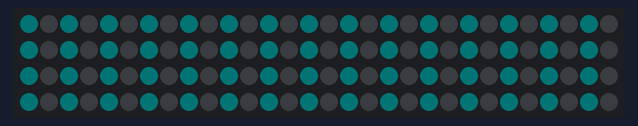
Recording of a sketch running on a simulated Arduino Uno, built with avr-gcc and run on an emulated ATmega328P. On the bench: 120 RGB LEDs in strip order, left to right, continuing on the next row. Dim RGB values are drawn brighter than linear; random numbers use the default seed unless the sketch sets one.

Above: at 1.16 s.

The sketch:

Leds_animados_v1.ino
```cpp
#include <Adafruit_NeoPixel.h>
#include <math.h>

// BOARD PIN configuration
#define PIN_PIXEL       6
#define PIN_START 12
#define PIN_ANIM 8
#define PIN_COLOR 9
#define PIN_INC_INT 10
#define PIN_DEC_INT 11

// PIEZO configuration
#define PIEZO_MIN_FREQ  100       //Buzzer minimum working frequency
#define PIEZO_MAX_FREQ  50000     //Buzzer maximum audible working frequency

// LED STRIP configuration
#define PIXEL_TOTAL           120              //Total number of pixels
#define PIXEL_MIN             0
#define PIXEL_MAX             (PIXEL_TOTAL-1) //Position of the last available pixel
#define PIXEL_MIN_INTENSITY   0
#define PIXEL_MAX_INTENSITY   255
#define PIXEL_INTENSITY       30              //Amount of light to provide to a pixel (from 0 to 255)

// General program configuration
#define TIME_DELAY     1000

// Global objects
Adafruit_NeoPixel strip = Adafruit_NeoPixel(PIXEL_TOTAL, PIN_PIXEL, NEO_GRB + NEO_KHZ800);

// Global variables
uint32_t BLACK  = strip.Color(PIXEL_MIN_INTENSITY, PIXEL_MIN_INTENSITY, PIXEL_MIN_INTENSITY);
uint32_t RED    = strip.Color(PIXEL_INTENSITY, PIXEL_MIN_INTENSITY, PIXEL_MIN_INTENSITY);
uint32_t YELLOW = strip.Color(PIXEL_INTENSITY, PIXEL_INTENSITY, PIXEL_MIN_INTENSITY);
uint32_t GREEN  = strip.Color(PIXEL_MIN_INTENSITY, PIXEL_INTENSITY, PIXEL_MIN_INTENSITY);
uint32_t CYAN   = strip.Color(PIXEL_MIN_INTENSITY, PIXEL_INTENSITY, PIXEL_INTENSITY);
uint32_t BLUE   = strip.Color(PIXEL_MIN_INTENSITY, PIXEL_MIN_INTENSITY, PIXEL_INTENSITY);
uint32_t PURPLE = strip.Color(PIXEL_INTENSITY, PIXEL_MIN_INTENSITY, PIXEL_INTENSITY);
uint32_t WHITE  = strip.Color(PIXEL_INTENSITY, PIXEL_INTENSITY, PIXEL_INTENSITY);
uint32_t PINK   = strip.Color(PIXEL_INTENSITY, 0, PIXEL_INTENSITY*0.2);

uint32_t colors[] = { RED, YELLOW, GREEN, CYAN, BLUE, PURPLE };
int colorIndex = 0;
int colorTop = 5;
int detection = 0;

////////////////////////////////
// Program pre-initialization //
////////////////////////////////
void setup() {
  randomSeed(analogRead(0));

  strip.begin();
  strip.show();
  //loadingPixelsAnimation(1,GREEN);
  delay(TIME_DELAY);
  resetStrip();

//  pinMode(PIN_START, INPUT_PULLUP);
//  pinMode(PIN_ANIM, INPUT_PULLUP);
//  pinMode(PIN_COLOR, INPUT_PULLUP);
//  pinMode(PIN_INC_INT, INPUT_PULLUP);
//  pinMode(PIN_DEC_INT, INPUT_PULLUP);
}


///////////////
// Main loop //
///////////////
bool start = true;
int animation = 1;
void loop() {
  //checkInputs();
  switch(animation){
    case 0:
      animPingPong(colors[colorIndex],5,1);
      break;
    case 1:
      animPulsating(CYAN,0,PIXEL_INTENSITY,2,90);
      break;
    case 2:
      animWater(colors[colorIndex]);
      break;
    default:
      resetStrip();
      delay(500);
      break;
  }
}

void checkInputs(){
  if(digitalRead(PIN_START) == LOW){
    start = !start;
    delay(50);
  };
  if(start){
      if(digitalRead(PIN_COLOR == LOW)){
        rotateColor(true);
        delay(50);
      };
      if(digitalRead(PIN_ANIM) == LOW){
        resetStrip();
        animation = random(0,3);
        delay(50);
      };
      if(animation == 9){
        animation = 1;
      };
  }else{
    animation = 9;
  };
  delay(50);
}

// Efecto lluvia
void animWater(uint32_t colour){
  int pixel = random(PIXEL_MIN,PIXEL_MAX);
  animEmitPixel(colour,pixel,10,50);
  animEmitPixel(BLACK,pixel,10,75);
}

// Efecto emitter desde un pixel
void animEmitPixel(uint32_t colour, int center, int radius, int s){
  strip.setPixelColor(center, colour);
  for(int i=1; i<radius; i++){
    strip.setPixelColor(center+i, colour);
    strip.setPixelColor(center-i, colour);
    strip.show();
    delay(s);
  }
}

void animDegradePixel(uint32_t colour, int pixel, float percent){

}

// Efecto pulse
void animPulsating(uint32_t colour, int LOW_INTENSITY, int HIGH_INTENSITY, int DENSITY, int s){
  float R = (float)(colour>>16 & 255)/PIXEL_INTENSITY;
  float G = (float)(colour>>8 & 255)/PIXEL_INTENSITY;
  float B = (float)(colour & 255)/PIXEL_INTENSITY;
  int cR,cG,cB;
  for(int i=LOW_INTENSITY;i<=HIGH_INTENSITY;i++){
    cR = round(R*i);
    cG = round(G*i);
    cB = round(B*i);
    setRangeOfPixels(strip.Color(cR,cG,cB), PIXEL_MIN, PIXEL_MAX, DENSITY, true);
    delay(s);
  }
  for(int i=HIGH_INTENSITY;i>=LOW_INTENSITY;i--){
    cR = round(R*i);
    cG = round(G*i);
    cB = round(B*i);
    setRangeOfPixels(strip.Color(cR,cG,cB), PIXEL_MIN, PIXEL_MAX, DENSITY, true);
    delay(s);
  }

}

// Efecto ping-pong de color COLOR, radio r y velocidad s
void animPingPong(uint32_t COLOR, int r, int s){
  animPing(COLOR,r,s);
  animPong(COLOR,r,s);
}

// Efecto ping
void animPing(uint32_t COLOR, int r, int s){
  int bottom,top;
  for(int i=PIXEL_MIN-2*r+r; i<PIXEL_MAX+2*r-r; i++){
    bottom = i-r;
    top = i+r;
    setRangeOfPixels(BLACK, PIXEL_MIN+r, PIXEL_MAX-r, 1, false);
    setRangeOfPixels(COLOR, bottom, top, 1, true);
    delay(s);
  }
}

// Efecto pong
void animPong(uint32_t COLOR, int r, int s){
  int bottom,top;
  for(int i=PIXEL_MAX+2*r-r; i>=PIXEL_MIN-2*r+r; i--){
    bottom = i-r;
    top = i+r;
    setRangeOfPixels(BLACK, PIXEL_MIN+r, PIXEL_MAX-r, 1, false);
    setRangeOfPixels(COLOR, bottom, top, 1, true);
    delay(s);
  }
}

///////////
// UTILS //
///////////
// Sets the colour of a range of pixels. The refresh boolean force the draw of the pixels.
void setRangeOfPixels(uint32_t colour, int nMin, int nMax, int space, bool refresh){
  //Serial.print("Call setRangeOfPixels(");Serial.print(colour);Serial.print(",");Serial.print(nMin);Serial.print(",");Serial.print(nMax);Serial.println(")");
  space = (space<1 ? 1 : space);
  nMin = (nMin<PIXEL_MIN ? PIXEL_MIN : nMin);
  nMax = (nMax>PIXEL_MAX ? PIXEL_MAX : nMax);
  if(nMax<nMin){
    int aux = nMax;
    nMax=nMin;
    nMin=aux;
  }
  for(int i=nMin; i<=nMax; i+=space){
    strip.setPixelColor(i, colour);
  }
  if(refresh)
    strip.show();
}

// Resets the strip colour to black (power off)
void resetStrip(){
  setRangeOfPixels(BLACK,PIXEL_MIN,PIXEL_MAX,1,true);
}

////////////////
// ANIMATIONS //
////////////////
// A thermal loading bar animation
void loadingPixelsAnimation2(int activationDelay){
  Serial.print("Call loadingPixelsAnimation2(");Serial.print(activationDelay);Serial.println(")");
  for(int i=PIXEL_MIN; i<=PIXEL_MAX; i++){
    strip.setPixelColor(i, calculateColorPercentage(i,0), calculateColorPercentage(i,1), calculateColorPercentage(i,2));
    strip.show();
    delay(activationDelay);
  }
}

// calculates the estimated colour value based on the pixels position (lower=red, higher=green)
int calculateColorPercentage(int pixel, int index){
  //Serial.print("Call calculateColorPercentage(");Serial.print(pixel);Serial.print(",");Serial.print(index);Serial.print(") = ");
  float value = 0; // Y

  float AR = 0.0;   //Min percentage
  float BR = 0.66;   //Top percentage
  float CR = 0.0;   //No puede tomar valor 1.0

  float AG = 0.33;   //Min percentage
  float BG = 1.0;   //Top percentage
  float CG = 1.0;   //No puede tomar valor 0.0

  float AB = 0.0;
  float BB = 1.0;
  float CB = 0.5;

  float pixelPercent = 0; // X

  if(index==0){//R
    pixelPercent = ((float)pixel+1.0)/((float)PIXEL_TOTAL*BR);
    if(pixelPercent<=1.0){
      value = ( pixelPercent<=CR ? 1.0 : (1.0/(1.0-CR))*(1.0-pixelPercent) );
    }
    //Serial.print(pixelPercent);Serial.print(" ");Serial.println(value);
    //Serial.println(value);
  }else if(index==1){//G
    pixelPercent = ((float)pixel+1.0)/(float)PIXEL_TOTAL;
    if(pixelPercent>=AG){
      value = ( pixelPercent>=CG ? 1.0 : (1.0/CG)*(pixelPercent-AG)*(1.0/(1.0-AG)) );
    }
    //Serial.print(pixelPercent);Serial.print(" ");Serial.println(value);
    //Serial.print(value);Serial.print(",");
  }else if(index==2){//B
    //pixelPercent = ((float)pixel+1.0)/((float)PIXEL_TOTAL*BB);
    //Serial.print(pixelPercent);Serial.print(" ");Serial.println(value);
    //Serial.print(value);Serial.print(",");
  }
  //Serial.println(value);
  return (int)(value*PIXEL_INTENSITY);
}

// Simulates a loading animation of a single color. Useful for test the strip.
void loadingPixelsAnimation(int activationDelay, uint32_t colorValue){
  for(int i=PIXEL_MIN; i<=PIXEL_MAX; i++){
    strip.setPixelColor(i, colorValue);
    strip.show();
    delay(activationDelay);
  }
}

// change the colour of the strip based on the constant list defined on the top
void rotateColor(bool next){
  if(next)
    colorIndex = (colorIndex+1>colorTop ? 0 : colorIndex+1);
  else
    colorIndex = (colorIndex-1<0 ? colorTop : colorIndex-1);
}
```
